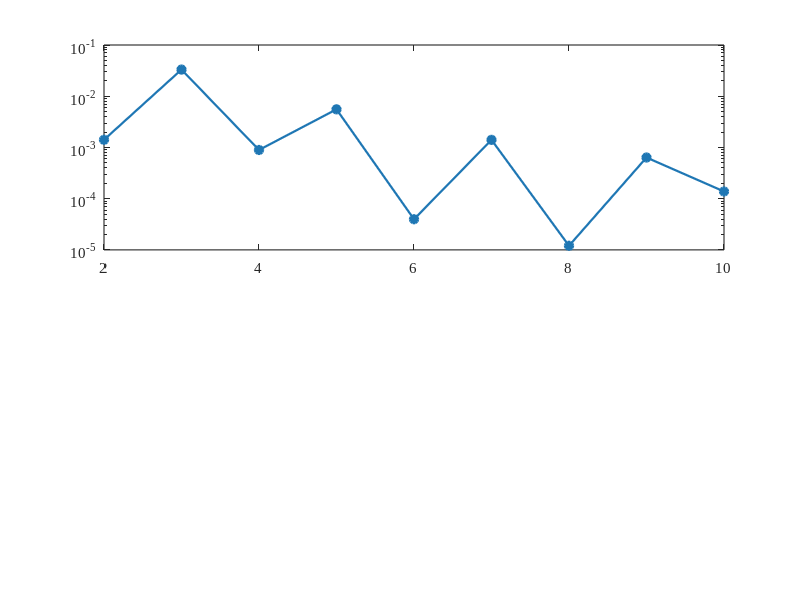

Write the MATLAB code that produced this figure. (Note: this script raises an error after producing the figure.)
%  STRUCTURAL DYNAMICS AND AEROELASTICITY — ASSIGNMENT 2
%  Politecnico di Milano — 2025/2026
%  Prof. Giuseppe Quaranta
%  Student : Matteo Marwan Graziani
%  Matricola: 307177
%  MATLAB   : R2024b
%  Date     : May, 2026

%  DESCRIPTION:
%  Ritz-Galerkin aeroelastic model of a strut-braced wing. The analyses
%  cover:
%    1.a  Modal convergence study (structural, no aerodynamics)
%    1.b  Aeroelastic FRF — aileron deflection beta -> tip displacement w_P
%    1.c  Flutter speed as a function of strut chordwise position
%    1.d  Root bending moment response to a step vertical gust (direct recovery)
%    1.e  RMS root bending moment under unit-intensity white-noise gust
%         (Lyapunov equation)

clear; clc; close all;

set(groot, 'DefaultAxesFontName',  'Times New Roman', ...
           'DefaultAxesFontSize',  11, ...
           'DefaultTextFontName',  'Times New Roman', ...
           'DefaultLineLineWidth', 1.6, ...
           'DefaultAxesLineWidth', 0.8, ...
           'DefaultAxesBox',       'on', ...
           'DefaultAxesGridAlpha', 0.35, ...
           'DefaultFigureColor',   'w');

C1 = [0.122, 0.467, 0.706];   % blue
C2 = [0.839, 0.153, 0.157];   % red
C3 = [0.173, 0.627, 0.173];   % green
C4 = [0.580, 0.404, 0.741];   % purple


%% PROBLEM PARAMETERS

% Structural parameters 
EJ = 1e7;             % [N m^2]  Bending stiffness
GJ = 1e6;             % [N m^2]  Torsional stiffness
EA = 1e8;             % [N] Strut axial stiffness
b = 14;               % [m] Wing semi-span
c = 1;                % [m] Chord
ba = 2.5;             % [m] Aileron spanwise extent
e = 0.25;             % [m] EA-AC distance (= c/4)
d = 0.15;             % [m] CG-EA offset (= 0.15 c), CG aft of EA
m = 27;               % [kg/m] Mass per unit span
J_cg = 7.56;          % [kg m^2/m] Polar inertia per unit span about CG
J = J_cg + m*d^2;     % [kg m^2/m] Polar inertia about EA (parallel-axis)
gamma = 15 * pi / 180;% [rad]   Strut angle w.r.t. spanwise axis

% Tip tank
MT = 100;               % [kg]    Tank mass
L1 = 18;                % position of 2nd surname letter 'R' in alphabet
L2 =  1;                % position of 3rd surname letter 'A' in alphabet
yT = (L1*b)/26;         % [m]     Tank spanwise station
zT = -1 - 0.5*(L2/26);  % [m]     Tank vertical offset (below EA)

% Aerodynamic parameters
rho = 1.225;            % [kg/m^3] Air density (ISA, sea level)
CL_alpha = 2*pi;        % [-] Lift-curve slope
CMAC_beta = -0.1;       % [-] Pitching-moment coefficient vs aileron
CL_beta = pi;           % [-] Lift coefficient vs aileron deflection

% Strut equivalent stiffness
L_strut = (b/2)/cos(gamma);             % [m]   Strut length
k_eq = (EA/L_strut)*(sin(gamma))^2;     % [N/m] Equivalent vertical spring
xB_init = -0.5*c;                       % [m]   Default strut: leading edge


% SHAPE FUNCTIONS (polynomial Ritz basis)

% Bending modes : 
% Phi(y,i) — satisfy clamped-free BCs at y=0 and y=b 
% Phi_yy(y,i) — second spatial derivative of Phi
% Torsion modes : 
% Psi(y,j) — satisfy zero-twist BC at root (y=0)
% Psi_y — first  spatial derivative of Psi 

Phi = @(y,i) (y/b).^(i+1) - (i*(i+1))/((i+2)*(i+3)) .* (y/b).^(i+2) + (i*(i-1))/((i+3)*(i+4)) .* (y/b).^(i+3);

Phi_yy = @(y,i) (1/b^2) .* (i*(i+1) .*(y/b).^(i-1) - (i*(i+1)^2)/(i+3).*(y/b).^i + (i*(i-1)*(i+2))/(i+4) .*(y/b).^(i+1) );

Psi = @(y,j) (y/b).^j - (j/(j+1)).*(y/b).^(j+1);

Psi_y  = @(y,j) (j/b) .* ( (y/b).^(j-1) - (y/b).^j );


%  POINT 1.a — MODAL CONVERGENCE STUDY

fprintf('\nPOINT 1.a — Modal Convergence \n');

N_max = 10;
freq_bend = zeros(N_max, 1);   % 1st bending natural frequency [rad/s]
freq_tors = zeros(N_max, 1);   % 1st torsion natural frequency [rad/s]

for n = 1:N_max
    Nw = n;            % number of bending shape functions
    Nt = n;            % number of torsion shape functions
    N_tot = Nw + Nt;
    
    M_n = zeros(N_tot);
    K_n = zeros(N_tot);
    
    % Mass matrix
    % M_ww : bending-bending inertia (distributed mass + point tank mass)
    for i = 1:Nw
        for k = 1:Nw
            fun = @(y) Phi(y,i).*Phi(y,k);
            M_n(i,k) = m*integral(fun,0,b) + MT*Phi(yT,i)*Phi(yT,k);
        end
    end
    % M_wt & M_tw : bending-torsion inertia coupling (CG offset d)
    for i = 1:Nw
        for j = 1:Nt
            fun = @(y) Phi(y,i).*Psi(y,j);
            M_n(i,Nw+j) = -m*d*integral(fun,0,b);
            M_n(Nw+j,i) = M_n(i,Nw+j);
        end
    end
    % M_tt : torsion-torsion inertia (polar inertia about EA + tank contribution)
    for j = 1:Nt
        for k = 1:Nt
            fun = @(y) Psi(y,j).*Psi(y,k);
            M_n(Nw+j,Nw+k) = J*integral(fun,0,b) + MT*zT^2*Psi(yT,j)*Psi(yT,k);
        end
    end
    
    % Stiffness matrix
    % K_ww : bending stiffness (EJ) + strut equivalent spring at y=b/2
    for i = 1:Nw
        for k = 1:Nw
            fun = @(y) Phi_yy(y,i).*Phi_yy(y,k);
            K_n(i,k) = EJ*integral(fun,0,b) + k_eq*Phi(b/2,i)*Phi(b/2,k);
        end
    end
    % K_wt & K_tw : bending-torsion coupling through strut eccentricity xB
    for i = 1:Nw
        for j = 1:Nt
            K_n(i,Nw+j) = -xB_init*k_eq*Phi(b/2,i)*Psi(b/2,j);
            K_n(Nw+j,i) = K_n(i,Nw+j);
        end
    end
    % K_tt : torsional stiffness (GJ) + strut moment arm squared
    for j = 1:Nt
        for k = 1:Nt
            fun = @(y) Psi_y(y,j).*Psi_y(y,k);
            K_n(Nw+j,Nw+k) = GJ*integral(fun,0,b) + xB_init^2*k_eq*Psi(b/2,j)*Psi(b/2,k);
        end
    end
    
    % Solve generalised eigenvalue problem K q = omega^2 M q
    [~, D] = eig(K_n, M_n);
    f_Hz   = sort(sqrt(abs(diag(D)))) / (2*pi);
    
    freq_bend(n) = f_Hz(1);   % 1st bending frequency [Hz]
    freq_tors(n) = f_Hz(2);   % 1st torsion frequency [Hz]
end

% Relative convergence error between successive N values
err_bend = zeros(N_max,1);
err_tors = zeros(N_max,1);
for n = 2:N_max
    err_bend(n) = abs((freq_bend(n)-freq_bend(n-1))/freq_bend(n));
    err_tors(n) = abs((freq_tors(n)-freq_tors(n-1))/freq_tors(n));
end

fprintf('  1st bending frequency (N=%d): %.4f Hz\n', N_max, freq_bend(N_max));
fprintf('  1st torsion frequency (N=%d): %.4f Hz\n', N_max, freq_tors(N_max));

% Figure 1 : Convergence
fig1 = figure('Name','1a_Convergence','Position',[80 80 860 520]);
ax1 = subplot(2,1,1);
semilogy(2:N_max, err_bend(2:end), '-o', ...
    'Color',C1,'MarkerFaceColor',C1,'MarkerSize',6); hold on;
yline(1e-3,'--','Color',C2,'LineWidth',1.3,'Label','  \epsilon = 10^{-3}', ...
    'LabelHorizontalAlignment','left');
ylabel('\epsilon_w  [–]','Interpreter','tex');
title('Convergence of the First Natural Frequencies — Bending & Torsion', ...
      'FontWeight','bold','FontSize',12);
legend('Relative error — bending','Tolerance 10^{-3}','Location','northeast');
ylim([1e-4 1e-1]); grid on; set(ax1,'XTickLabel','');

ax2 = subplot(2,1,2);
semilogy(2:N_max, err_tors(2:end), '-s', ...
    'Color',C2,'MarkerFaceColor',C2,'MarkerSize',6); hold on;
yline(1e-3,'--','Color',C2,'LineWidth',1.3,'Label','  \epsilon = 10^{-3}', ...
    'LabelHorizontalAlignment','left');
xlabel('Number of shape functions  N  [–]','Interpreter','tex');
ylabel('\epsilon_\theta  [–]','Interpreter','tex');
legend('Relative error — torsion','Tolerance 10^{-3}','Location','northeast');
ylim([1e-4 1e0]); grid on;

linkaxes([ax1 ax2],'x'); xlim([2 N_max]);
set([ax1 ax2],'XTick',2:N_max);


%  POINT 1.b — AEROELASTIC FRF   Beta -> w_P   (Bode plot)

fprintf('\n POINT 1.b — Aeroelastic FRF \n');

Nw = 4;              % selected after convergence study
Nt = 8;
N_tot = Nw + Nt;

% Reassemble M and K with final Nw, Nt
M = zeros(N_tot);
K = zeros(N_tot);

for i = 1:Nw
    for k = 1:Nw
        fun = @(y) Phi(y,i).*Phi(y,k);
        M(i,k) = m*integral(fun,0,b) + MT*Phi(yT,i)*Phi(yT,k);
    end
end
for i = 1:Nw
    for j = 1:Nt
        fun = @(y) Phi(y,i).*Psi(y,j);
        M(i,Nw+j) = -m*d*integral(fun,0,b);
        M(Nw+j,i) = M(i,Nw+j);
    end
end
for j = 1:Nt
    for k = 1:Nt
        fun = @(y) Psi(y,j).*Psi(y,k);
        M(Nw+j,Nw+k) = J*integral(fun,0,b) + MT*zT^2*Psi(yT,j)*Psi(yT,k);
    end
end

for i = 1:Nw
    for k = 1:Nw
        fun = @(y) Phi_yy(y,i).*Phi_yy(y,k);
        K(i,k) = EJ*integral(fun,0,b) + k_eq*Phi(b/2,i)*Phi(b/2,k);
    end
end
for i = 1:Nw
    for j = 1:Nt
        K(i,Nw+j) = -xB_init*k_eq*Phi(b/2,i)*Psi(b/2,j);
        K(Nw+j,i) = K(i,Nw+j);
    end
end
for j = 1:Nt
    for k = 1:Nt
        fun = @(y) Psi_y(y,j).*Psi_y(y,k);
        K(Nw+j,Nw+k) = GJ*integral(fun,0,b) + xB_init^2*k_eq*Psi(b/2,j)*Psi(b/2,k);
    end
end

% Structural natural frequencies (no aerodynamics)
[~, D_struct] = eig(K, M);
f_struct = sort(sqrt(abs(diag(D_struct))));
omega_w1     = f_struct(1);   
omega_theta1 = f_struct(2);   

fprintf('  Structural 1st bending   ω₁ = %.4f rad/s  (%.4f Hz)\n', ...
    omega_w1, omega_w1/(2*pi));
fprintf('  Structural 1st torsion   ω₂ = %.4f rad/s  (%.4f Hz)\n', ...
    omega_theta1, omega_theta1/(2*pi));

% Aerodynamic matrices at U_inf = 25 m/s
U_bode = 25;                        
q_bode = 0.5*rho*U_bode^2;         
K_aero = zeros(N_tot);
C_aero = zeros(N_tot);

for i = 1:Nw
    for j = 1:Nt
        fun = @(y) Phi(y,i).*Psi(y,j);
        K_aero(i,Nw+j) = q_bode * c * CL_alpha * integral(fun,0,b);
    end
end
for j = 1:Nt
    for k = 1:Nt
        fun = @(y) Psi(y,j).*Psi(y,k);
        K_aero(Nw+j,Nw+k) = q_bode * c * CL_alpha * e * integral(fun,0,b);
    end
end

for i = 1:Nw
    for k = 1:Nw
        fun = @(y) Phi(y,i).*Phi(y,k);
        C_aero(i,k) = 0.5 * rho * U_bode * c * CL_alpha * integral(fun,0,b);
    end
    for j = 1:Nt
        fun = @(y) Phi(y,i).*Psi(y,j);
        C_aero(i,Nw+j) = 0.5*rho*U_bode*c*CL_alpha*e*integral(fun,0,b);
        C_aero(Nw+j,i) = C_aero(i,Nw+j);
    end
end
for j = 1:Nt
    for k = 1:Nt
        fun = @(y) Psi(y,j).*Psi(y,k);
        C_aero(Nw+j,Nw+k) = 0.5 * rho * U_bode * c * CL_alpha * e^2 * integral(fun,0,b);
    end
end

% Aileron forcing vector F_beta
F_beta = zeros(N_tot,1);
for i = 1:Nw
    fun = @(y) Phi(y,i);
    F_beta(i) = q_bode*c*CL_beta*integral(fun, b-ba, b);
end
for j = 1:Nt
    fun = @(y) Psi(y,j);
    F_beta(Nw+j) = (q_bode*c*CL_beta*e + q_bode*c^2*CMAC_beta) * integral(fun, b-ba, b);
end

% Output selector: w_P = w(b) + (c/2) theta(b) 
H_P = zeros(1,N_tot);
for i = 1:Nw 
    H_P(i)    = Phi(b,i);         
end
for j = 1:Nt
    H_P(Nw+j) = (c/2)*Psi(b,j); 
end

% FRF sweep
freq_Hz = logspace(log10(1/(2*pi)), log10(100/(2*pi)), 300);
Omega   = 2*pi*freq_Hz;
H_Wp    = zeros(length(Omega),1);
K_eff   = K - K_aero;

for k = 1:length(Omega)
    Z = -Omega(k)^2 * M + 1j*Omega(k)*C_aero + K_eff;
    H_Wp(k) = H_P * (Z \ F_beta);
end

% Figure 2 : Bode plot
fig2 = figure('Name','1b_Bode','Position',[100 80 900 580]);
ax3 = subplot(2,1,1);
semilogx(Omega, 20*log10(abs(H_Wp)), 'Color',C1); hold on;
xline(omega_w1,     '--','Color',C2, 'LineWidth',1.2, ...
    'Label',sprintf('  \\omega_{w1} = %.2f rad/s', omega_w1), ...
    'LabelVerticalAlignment','bottom','LabelHorizontalAlignment','right');
xline(omega_theta1, '--','Color',C3, 'LineWidth',1.2, ...
    'Label',sprintf('  \\omega_{\\theta1} = %.2f rad/s', omega_theta1), ...
    'LabelVerticalAlignment','bottom','LabelHorizontalAlignment','right');
ylabel('|H(\Omega)|  [dB]','Interpreter','tex');
title('Bode Plot — Aeroelastic FRF:  \beta  \rightarrow  w_P  (U_\infty = 25 m/s)', ...
      'Interpreter','tex','FontWeight','bold','FontSize',12);
legend('Aeroelastic FRF','1st Bending \omega_{w1}','1st Torsion \omega_{\theta1}', ...
       'Location','southwest');
grid on; xlim([Omega(1) Omega(end)]);

ax4 = subplot(2,1,2);
phase_deg = unwrap(angle(H_Wp))*180/pi;
semilogx(Omega, phase_deg, 'Color',C1); hold on;
xline(omega_w1,     '--','Color',C2,'LineWidth',1.2);
xline(omega_theta1, '--','Color',C3,'LineWidth',1.2);
xlabel('\Omega  [rad/s]','Interpreter','tex');
ylabel('\angle H(\Omega)  [deg]','Interpreter','tex');
legend('\angle H(\Omega)','Location','southwest');
grid on; xlim([Omega(1) Omega(end)]);
linkaxes([ax3 ax4],'x');


%  POINT 1.c — FLUTTER SPEED vs STRUT CHORDWISE POSITION


fprintf('\n POINT 1.c — Flutter Analysis \n');

xb_vec     = linspace(-0.5*c, 0.5*c, 50);
Uf_vec     = NaN(length(xb_vec),1);
U_scan     = 10:0.5:1000;         
n_bisect   = 12;                 
InvM       = M \ eye(N_tot);

for idx_xb = 1:length(xb_vec)
    xB = xb_vec(idx_xb);
    
    K_curr = K;
    for i = 1:Nw
        for j = 1:Nt
            K_curr(i,Nw+j) = -xB*k_eq*Phi(b/2,i)*Psi(b/2,j);
            K_curr(Nw+j,i) = K_curr(i,Nw+j);
        end
    end
    for j = 1:Nt
        for k = 1:Nt
            fun = @(y) Psi_y(y,j).*Psi_y(y,k);
            K_curr(Nw+j,Nw+k) = GJ*integral(fun,0,b) + xB^2*k_eq*Psi(b/2,j)*Psi(b/2,k);
        end
    end
    
    for idx_u = 1:length(U_scan)
        u     = U_scan(idx_u);
        q_dyn = 0.5*rho*u^2;
        KA = K_aero * (q_dyn / q_bode);
        CA = C_aero * (u    / U_bode );
        A_ss = [zeros(N_tot),           eye(N_tot);  -InvM*(K_curr - KA),    -InvM*CA  ];
        
        if any(real(eig(A_ss)) > 0)
            u_lo = U_scan(max(1,idx_u-1));
            u_hi = u;
            for iter = 1:n_bisect
                u_mid   = (u_lo + u_hi)/2;
                q_mid   = 0.5*rho*u_mid^2;
                KA_mid  = K_aero * (q_mid / q_bode);
                CA_mid  = C_aero * (u_mid / U_bode);
                A_mid   = [zeros(N_tot),             eye(N_tot);  -InvM*(K_curr - KA_mid),  -InvM*CA_mid];
                
                if any(real(eig(A_mid)) > 0)
                    u_hi = u_mid;
                else
                    u_lo = u_mid;
                end
            end
            Uf_vec(idx_xb) = (u_lo + u_hi)/2;
            break;
        end
    end
end

[Uf_min, idx_min] = min(Uf_vec);
xb_worst = xb_vec(idx_min);

fprintf('  Minimum flutter speed   V_F      = %.3f m/s\n',   Uf_min);
fprintf('  Most critical position  x_B/c    = %.4f\n\n',     xb_worst/c);

% Figure 3 : Flutter speed curve
fig3 = figure('Name','1c_Flutter','Position',[120 80 860 500]);
plot(xb_vec/c, Uf_vec, '-', 'Color',C1); hold on;
plot(xb_worst/c, Uf_min, 'o', 'MarkerEdgeColor',C2, ...
    'MarkerFaceColor',C2,'MarkerSize',9,'DisplayName','Critical point');
xline(xb_worst/c,'--','Color',C2,'LineWidth',1.1, ...
    'Label',sprintf('  x_B/c = %.3f',xb_worst/c), ...
    'LabelHorizontalAlignment','right','LabelVerticalAlignment','bottom');
yline(Uf_min,    '--','Color',C2,'LineWidth',1.1, ...
    'Label',sprintf('  V_F = %.1f m/s',Uf_min), ...
    'LabelHorizontalAlignment','right');

% Modificata la posizione di questo riquadro (in alto a sinistra)
annotation('textbox',[0.15 0.70 0.28 0.15], ...
    'String',{sprintf('Minimum flutter speed'), ...
              sprintf('$V_F = %.2f$ m/s', Uf_min), ...
              sprintf('$x_B/c = %.3f$',   xb_worst/c)}, ...
    'Interpreter','latex','FontSize',11, ...
    'BackgroundColor','w','EdgeColor',[0.5 0.5 0.5],'LineWidth',0.8);

xlabel('Strut chordwise position  x_B/c  [–]','Interpreter','latex','FontSize',13);
ylabel('Flutter speed  $U_F$  [m/s]','Interpreter','latex','FontSize',13);
title('\textbf{Flutter Speed vs.\ Strut Chordwise Position}  ($N_w=4,\; N_t=8$)', ...
    'Interpreter','latex','FontSize',13);
legend({'Flutter speed $U_F$','Critical point (min $V_F$)'}, ...
    'Interpreter','latex','Location','best');
xlim([-0.5 0.5]);
y_pad = 5;
ylim([floor(min(Uf_vec)/10)*10 - y_pad, ceil(max(Uf_vec)/10)*10 + y_pad]);
grid on;


%  POINT 1.d — STEP GUST RESPONSE  (direct recovery of M_x at root)

fprintf('\n POINT 1.d — Step Gust Response \n');

U_gust   = 0.75 * Uf_min;          
q_gust   = 0.5*rho*U_gust^2;       
fprintf('  Flight speed  U_∞ = %.3f m/s  (75%% of V_F)\n', U_gust);

K_gust = K;
for i = 1:Nw
    for j = 1:Nt
        K_gust(i,Nw+j) = -xb_worst*k_eq*Phi(b/2,i)*Psi(b/2,j);
        K_gust(Nw+j,i) = K_gust(i,Nw+j);
    end
end
for j = 1:Nt
    for k = 1:Nt
        fun = @(y) Psi_y(y,j).*Psi_y(y,k);
        K_gust(Nw+j,Nw+k) = GJ*integral(fun,0,b) + xb_worst^2*k_eq*Psi(b/2,j)*Psi(b/2,k);
    end
end

KA_gust = K_aero * (q_gust / q_bode);
CA_gust = C_aero * (U_gust / U_bode);

A_state = [zeros(N_tot),  eye(N_tot); -InvM*(K_gust - KA_gust),   -InvM*CA_gust];

F_gust = zeros(N_tot,1);
for i = 1:Nw
    fun = @(y) Phi(y,i);
    F_gust(i)    = 0.5*rho*U_gust*c*CL_alpha*integral(fun,0,b);
end
for j = 1:Nt
    fun = @(y) Psi(y,j);
    F_gust(Nw+j) = 0.5*rho*U_gust*c*CL_alpha*e*integral(fun,0,b);
end
B_state = [zeros(N_tot,1); InvM*F_gust];

C_state = zeros(1, 2*N_tot);
for i = 1:Nw
    C_state(i) = EJ * Phi_yy(0, i);
end
D_state = 0;

sys_gust = ss(A_state, B_state, C_state, D_state);

% Ridotto il tempo di simulazione per dilatare la risposta in ascissa
t_sim    = linspace(0, 3, 1000);
[Mx_root, t_out] = step(sys_gust, t_sim);

fprintf('  Peak |M_x(0,t)| = %.3e N·m\n\n', max(abs(Mx_root)));

% Figure 4 : Step gust response
fig4 = figure('Name','1d_GustResponse','Position',[140 80 860 440]);
plot(t_out, Mx_root, 'Color',C3); hold on;
yline(0,'k-','LineWidth',0.8);
xlabel('Time  [s]');
ylabel('M_x(0,t)  [N·m]');
title(sprintf(['Root Bending Moment — Step Gust Response\\newline', ...
    'U_{\\infty} = %.1f m/s (75%% V_F),  v_G = step(t),  1 m/s'], U_gust), ...
    'FontWeight','bold','FontSize',12,'Interpreter','tex');
% Aggiunto xlim per vedere più chiaramente la risposta transitoria
xlim([0 3]);


%  POINT 1.e — STOCHASTIC GUST ANALYSIS  (Lyapunov equation)

fprintf(' POINT 1.e — Stochastic (White-Noise) Gust Analysis \n');
P_state = lyap(A_state, B_state * B_state');
sigma2_Mx = real( C_state * P_state * C_state' );

fprintf('  Variance of M_x(0,t)   σ²  = %.4e  (N·m)²\n',  sigma2_Mx);
fprintf('  Standard deviation      σ   = %.4e  N·m\n\n',   sqrt(sigma2_Mx));


%  FINAL OUTPUT

fprintf('  Shape functions    Nw = %d,  Nt = %d \n', Nw, Nt);
fprintf(' ω₁ bending  = %7.4f rad/s  (%6.4f Hz) \n', omega_w1,     omega_w1/(2*pi));
fprintf(' ω₁ torsion  = %7.4f rad/s  (%6.4f Hz) \n', omega_theta1, omega_theta1/(2*pi));
fprintf(' Min flutter speed   V_F   = %6.2f m/s \n', Uf_min);
fprintf(' Critical strut pos  xB/c  = %7.4f    \n', xb_worst/c);
fprintf('  Gust speed (75%% VF)  U∞   = %6.2f m/s \n', U_gust);
fprintf('   σ² (Mx at root)     = %.4e (N·m)² \n', sigma2_Mx);
